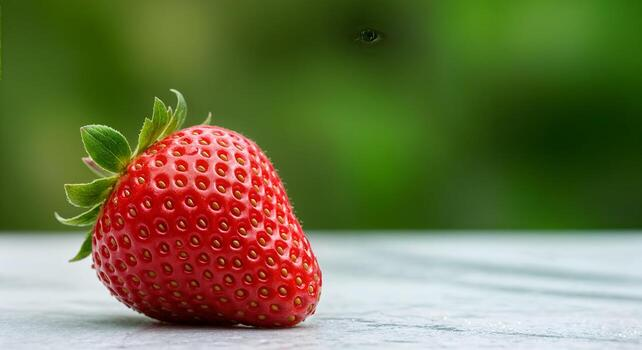
#> input picture data/test1.jpg, 642 x 350 px, found by its file name
$ python prewitt.py
#> lines starting #> are read from the running program, lines starting #| are printed output that depends on the picture
### Spatial_Filters/correlation.py
import numpy as np

def filter(img:np.ndarray, kernel:np.ndarray):
    h, w = img.shape
    kh, kw = kernel.shape

    assert kh % 2 == 1 and kw % 2 == 1, "Kernel invalid"

    ph, pw = kh // 2, kw // 2

    padded = np.pad(img, ((ph, ph), (pw, pw)), mode="reflect")
    output = np.zeros_like(img, dtype=np.float64)

    for i in range(h):
        for j in range(w):
            reg = padded[i:i + kh, j:j + kw]
            output[i, j] = np.sum(reg * kernel)

    output = np.clip(output, 0, 255)
    return output.astype(dtype=np.uint8)

img = np.array([
    [1, 2, 3],
    [4, 5, 6],
    [7, 8, 9]
])

kernel = np.array([
    [0, 1, 0],
    [1, -4, 1],
    [0, 1, 0]
])
# if convolution
# kernel = np.flip(kernel)
# print(filter(img, kernel))

### Spatial_Filters/Highpass/prewitt.py
import numpy as np
import cv2
import sys
sys.path.append(r"g:\\projects\\IPCV-Labs")
from Spatial_Filters.correlation import filter


def prewitt(ks:int):
    assert ks % 2 == 1, "Kernel size must be odd"

    t = ks // 2
    A = np.ones(ks)
    B = np.zeros(ks)

    B[:t] = -1
    B[t + 1:] = 1

    kernel = np.outer(A, B).T       # Vertical gradient
    # if horizontal, remove T
    return kernel


img = cv2.imread("data/test1.jpg", cv2.IMREAD_GRAYSCALE)
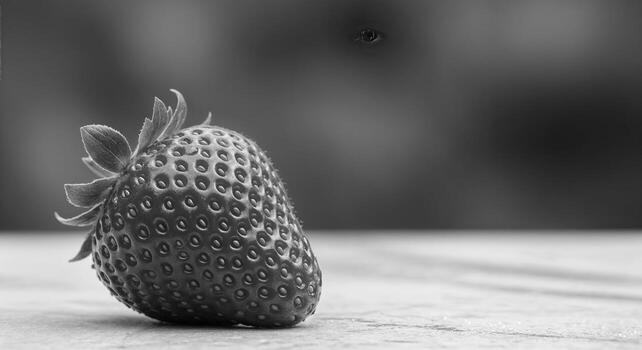
#> img: shape (350, 642); min 0, max 253, mean 110.1
kernel = prewitt(ks=3)

result_img = filter(img, kernel)
#> after the loop in filter, `for i in range(h):`:
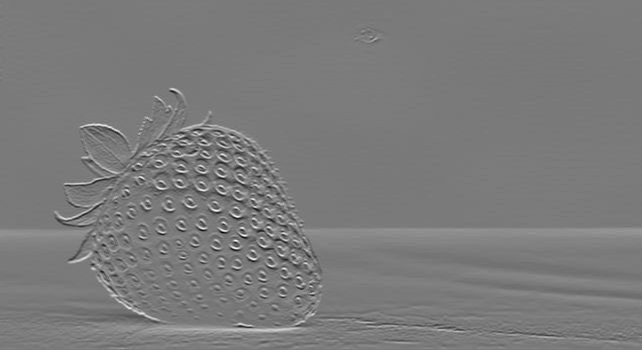
#> output: shape (350, 642) float64; min -446, max 480, mean 2.4; drawn with min black and max white
#> in filter, `output = np.clip(output, 0, 255)`:
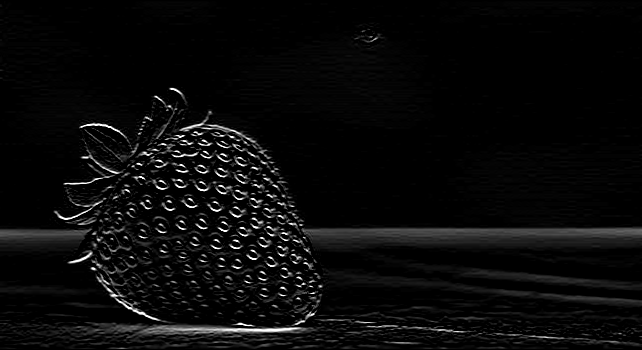
#> output: shape (350, 642) float64; min 0, max 255, mean 10.3

cv2.imshow("Original Image", img)
cv2.imshow("Prewitt", result_img)
cv2.waitKey(0)
cv2.destroyAllWindows()

$ run again, with data/test2.jpg copied over data/test1.jpg
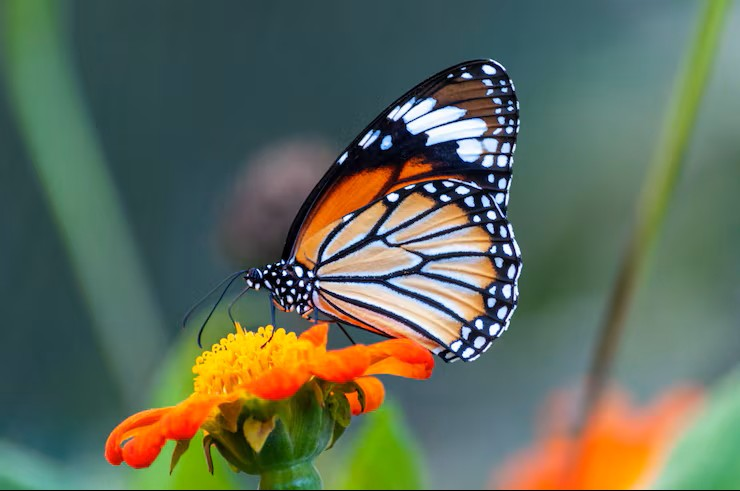
#> input picture data/test2.jpg, 740 x 491 px, found by its file name
#> after the loop in filter, `for i in range(h):`:
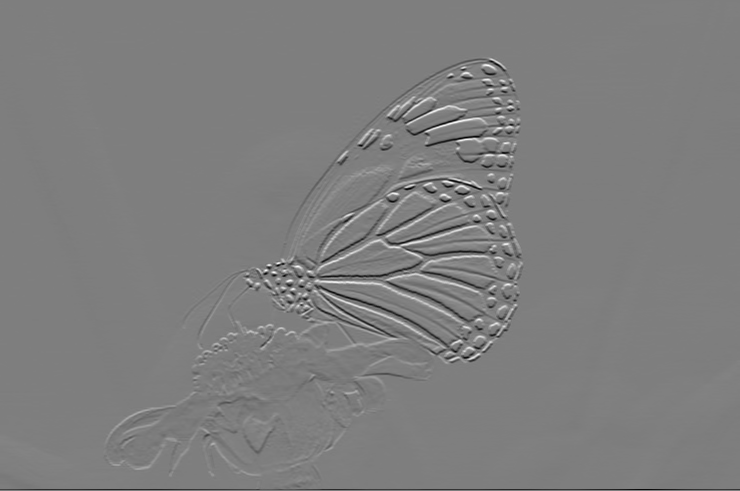
#> output: shape (491, 740) float64; min -682, max 692, mean -0.2; drawn with min black and max white
#> in filter, `output = np.clip(output, 0, 255)`:
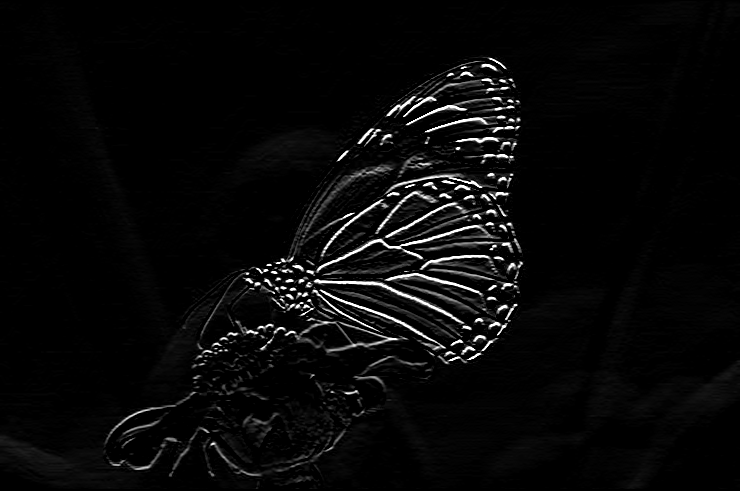
#> output: shape (491, 740) float64; min 0, max 255, mean 8.7
